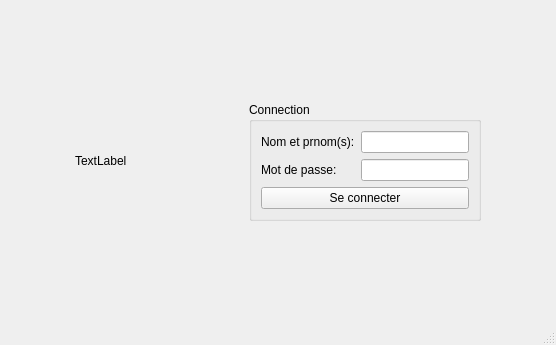
<?xml version="1.0" encoding="UTF-8"?>
<ui version="4.0">
 <class>llproject</class>
 <widget class="QMainWindow" name="llproject">
  <property name="geometry">
   <rect>
    <x>0</x>
    <y>0</y>
    <width>556</width>
    <height>345</height>
   </rect>
  </property>
  <property name="minimumSize">
   <size>
    <width>556</width>
    <height>345</height>
   </size>
  </property>
  <property name="maximumSize">
   <size>
    <width>556</width>
    <height>345</height>
   </size>
  </property>
  <property name="windowTitle">
   <string>llproject</string>
  </property>
  <widget class="QWidget" name="centralwidget">
   <layout class="QGridLayout" name="gridLayout">
    <item row="0" column="1">
     <spacer name="verticalSpacer">
      <property name="orientation">
       <enum>Qt::Vertical</enum>
      </property>
      <property name="sizeHint" stdset="0">
       <size>
        <width>20</width>
        <height>66</height>
       </size>
      </property>
     </spacer>
    </item>
    <item row="1" column="0">
     <spacer name="horizontalSpacer_2">
      <property name="orientation">
       <enum>Qt::Horizontal</enum>
      </property>
      <property name="sizeHint" stdset="0">
       <size>
        <width>51</width>
        <height>20</height>
       </size>
      </property>
     </spacer>
    </item>
    <item row="1" column="1">
     <layout class="QHBoxLayout" name="horizontalLayout">
      <item>
       <widget class="QLabel" name="label_pic">
        <property name="minimumSize">
         <size>
          <width>100</width>
          <height>100</height>
         </size>
        </property>
        <property name="maximumSize">
         <size>
          <width>100</width>
          <height>100</height>
         </size>
        </property>
        <property name="text">
         <string>TextLabel</string>
        </property>
       </widget>
      </item>
      <item>
       <spacer name="horizontalSpacer">
        <property name="orientation">
         <enum>Qt::Horizontal</enum>
        </property>
        <property name="sizeHint" stdset="0">
         <size>
          <width>68</width>
          <height>20</height>
         </size>
        </property>
       </spacer>
      </item>
      <item>
       <widget class="QGroupBox" name="groupBox">
        <property name="title">
         <string>Connection</string>
        </property>
        <layout class="QFormLayout" name="formLayout">
         <item row="0" column="0">
          <widget class="QLabel" name="label">
           <property name="text">
            <string>Nom et prnom(s):</string>
           </property>
          </widget>
         </item>
         <item row="0" column="1">
          <widget class="QLineEdit" name="inp_username"/>
         </item>
         <item row="1" column="0">
          <widget class="QLabel" name="label_2">
           <property name="text">
            <string>Mot de passe:</string>
           </property>
          </widget>
         </item>
         <item row="1" column="1">
          <widget class="QLineEdit" name="inp_password">
           <property name="echoMode">
            <enum>QLineEdit::Password</enum>
           </property>
          </widget>
         </item>
         <item row="2" column="0" colspan="2">
          <widget class="QPushButton" name="pushButton">
           <property name="text">
            <string>Se connecter</string>
           </property>
          </widget>
         </item>
        </layout>
       </widget>
      </item>
     </layout>
    </item>
    <item row="1" column="2">
     <spacer name="horizontalSpacer_3">
      <property name="orientation">
       <enum>Qt::Horizontal</enum>
      </property>
      <property name="sizeHint" stdset="0">
       <size>
        <width>51</width>
        <height>20</height>
       </size>
      </property>
     </spacer>
    </item>
    <item row="2" column="1">
     <spacer name="verticalSpacer_2">
      <property name="orientation">
       <enum>Qt::Vertical</enum>
      </property>
      <property name="sizeHint" stdset="0">
       <size>
        <width>20</width>
        <height>66</height>
       </size>
      </property>
     </spacer>
    </item>
   </layout>
  </widget>
  <widget class="QMenuBar" name="menubar">
   <property name="geometry">
    <rect>
     <x>0</x>
     <y>0</y>
     <width>556</width>
     <height>22</height>
    </rect>
   </property>
  </widget>
  <widget class="QStatusBar" name="statusbar"/>
 </widget>
 <resources/>
 <connections/>
</ui>
